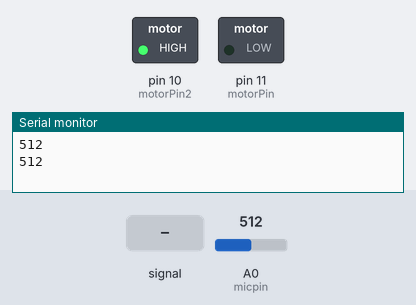
Bench run of a sketch on a simulated Arduino Uno, built with avr-gcc and run on an emulated ATmega328P. Shown: switched loads named in the sketch (green lamp = pin HIGH), the last lines printed to the serial monitor. Dashed ring = blinking. The test bench sets the inputs (shaded band); at power-on: A0 (micpin) = 512.

Above: at 2.8 s.
2.9 s: A0 (micpin) set to 340
At 4.1 s:
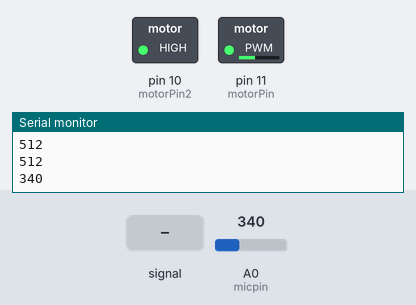
6.4 s: A0 (micpin) fed a 2 Hz sine of ±306 counts around its level
At 6.5 s:
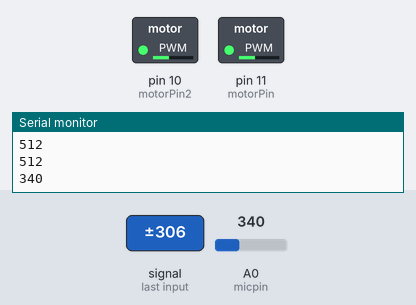
9.9 s: A0 (micpin) set to 240
At 11.6 s:
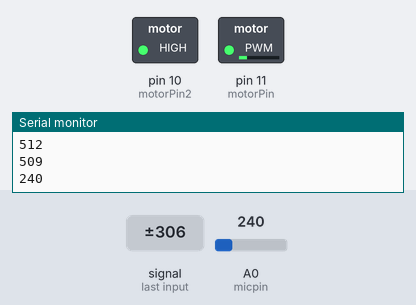
13.4 s: A0 (micpin) set to 360
At 14.1 s:
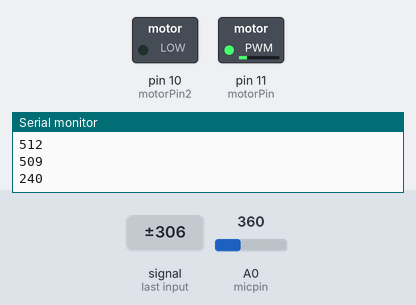
16.9 s: A0 (micpin) set to 306
20.4 s: A0 (micpin) fed a 1000 Hz sine of ±255 counts around its level
Timing chart, 0 to 24.9 s (numbered marks = the images above; inputs shaded):
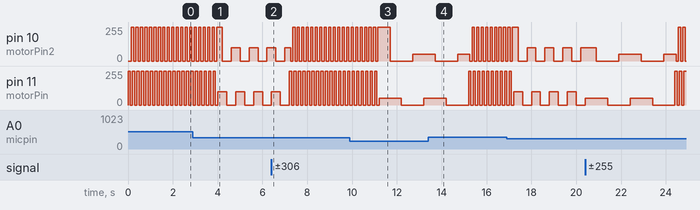

The sketch:

_2mo.ino
```cpp
#include <SoftwareSerial.h>
int micpin=A0;
int motorPin = 11;
int motorPin2=10;
int micvalue = 0;

void setup(){

  Serial.begin(9600);

}
void loop(){
  int micvalue = analogRead(micpin);
  Serial.println(micvalue);
  int i;
  if(micvalue>150 && micvalue<250) /* 60db */ {
    for (i=0; i<2 ; i++)  {
         analogWrite(motorPin,50);
         delay(500);
         analogWrite(motorPin2,0);
         delay(500);
         analogWrite(motorPin,0);
         delay(500);
         analogWrite(motorPin2,50);
         delay(500);
    }
 }
    else if(micvalue>250 && micvalue<350) /* 60db */ {
    for (i=0; i<4 ; i++)  {
         analogWrite(motorPin,100);
         delay(200);
         analogWrite(motorPin2,0);
         delay(200);
         analogWrite(motorPin,0);
         delay(200);
         analogWrite(motorPin2,100);
         delay(200);
    }
 }


    else if(micvalue>350) /* 71db */ {
    for (i=0; i<10 ; i++) {
         analogWrite(motorPin, 255);
         delay(50);
         analogWrite(motorPin2,0);
         delay(50);
         analogWrite(motorPin, 0);
         delay(50);
         analogWrite(motorPin2,255);
         delay(50);
    }
  }
}
```
